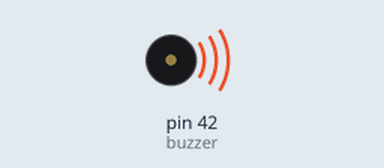
Simulated run of this sketch. Board: Arduino Mega 2560, built with avr-gcc and run on an emulated ATmega2560. Parts: buzzer (waves = sounding).

Above: at 2.0 s.
At 3.2 s:
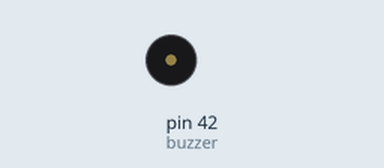
Timing chart, 0 to 5.5 s (numbered marks = the images above):
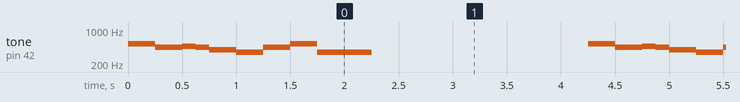

The sketch:

BuzzerTest.ino
```cpp
/* Arduino tutorial - Buzzer / Piezo Speaker
   More info and circuit: http://www.ardumotive.com/how-to-use-a-buzzer-en.html
   Dev: Michalis Vasilakis // Date: 9/6/2015 // www.ardumotive.com */

const int buzzer = 42; //buzzer to arduino pin 42

void setup(){
  pinMode(buzzer, OUTPUT); // Set buzzer - pin 9 as an output
}

//c a a# a g f a c f
void loop(){
  //tone(buzzer, 1000);

  tone(buzzer, 523.25);  //c
  delay(250);
  tone(buzzer, 440);      //a
  delay(250);
  tone(buzzer, 466.16);   //a#
  delay(125);
  tone(buzzer, 440);      //a
  delay(125);
  tone(buzzer, 392);   //g
  delay(250);
  tone(buzzer, 349.23);   //f
  delay(250);
  tone(buzzer, 440);      //a
  delay(250);
  tone(buzzer, 523.25);  //c
  delay(250);
  tone(buzzer, 349.23);   //f
  delay(500);
  noTone(buzzer);
  delay(2000);

}
```

Measured:
- by itself, tone on pin 42 (buzzer): repeats every 4.3 s: 440 Hz 0.25 s, 466 Hz 0.13 s, 440 Hz 0.13 s, 392 Hz 0.25 s, 349 Hz 0.25 s, 440 Hz 0.25 s, 523 Hz 0.25 s, 349 Hz 0.50 s, silent 2.0 s, 523 Hz 0.25 s
